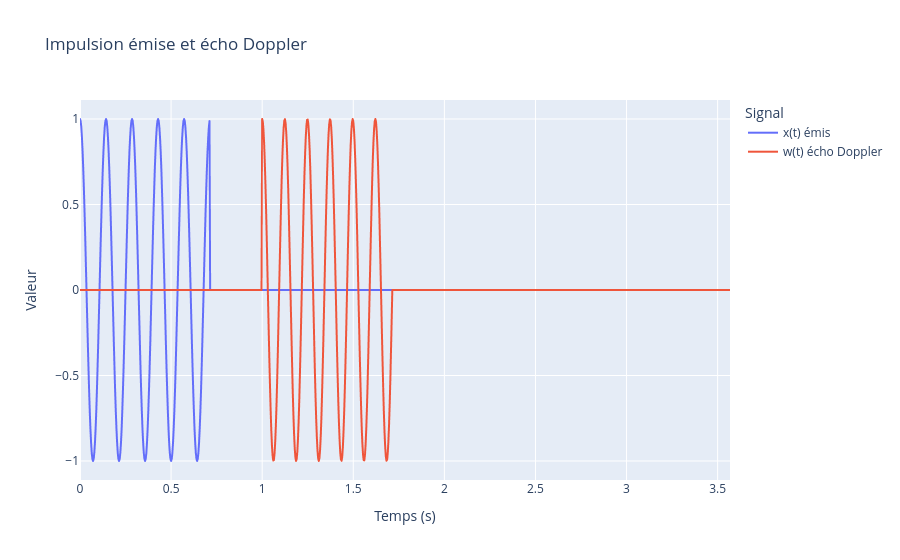

The notebook cell saved with this chart:
### Markdown cell above
2.2

### Code cell
dnu = 0.15*nu0          # décalage Doppler Δν
T = 5*T0
D = 5*T

t = np.linspace(0, D, 1000, endpoint=False)
porte = lambda u: ((u >= 0) & (u < T)).astype(float)

x = A*np.cos(2*np.pi*nu0*t) * porte(t)                          # émis
y = A*np.cos(2*np.pi*nu0*(t - tau0)) * porte(t - tau0)          # écho sans Doppler
w = A*np.cos(2*np.pi*(nu0 + dnu)*(t - tau0)) * porte(t - tau0)  # écho Doppler

df = pd.DataFrame({
    "Temps (s)": np.concatenate([t, t]),
    "Valeur": np.concatenate([x, w]),
    "Signal": ["x(t) émis"]*len(t) + ["w(t) écho Doppler"]*len(t)
})
px.line(df, x="Temps (s)", y="Valeur", color="Signal",
        title="Impulsion émise et écho Doppler").show()

### Figure 1 — Plotly figure (JSON) as saved in the notebook; plotly's stock layout.template omitted (floating-point values rounded to 4 significant figures; data arrays with more than 128 entries replaced by an {"elided": "..."} marker saying what was removed)
{"data": [{"hovertemplate": "Signal=x(t) émis<br>Temps (s)=%{x}<br>Valeur=%{y}<extra></extra>", "legendgroup": "x(t) émis", "line": {"color": "#636efa", "dash": "solid"}, "marker": {"symbol": "circle"}, "mode": "lines", "name": "x(t) émis", "showlegend": true, "type": "scattergl", "x": {"elided": "1000 float values"}, "xaxis": "x", "y": {"elided": "1000 float values"}, "yaxis": "y"}, {"hovertemplate": "Signal=w(t) écho Doppler<br>Temps (s)=%{x}<br>Valeur=%{y}<extra></extra>", "legendgroup": "w(t) écho Doppler", "line": {"color": "#EF553B", "dash": "solid"}, "marker": {"symbol": "circle"}, "mode": "lines", "name": "w(t) écho Doppler", "showlegend": true, "type": "scattergl", "x": {"elided": "1000 float values"}, "xaxis": "x", "y": {"elided": "1000 float values"}, "yaxis": "y"}], "layout": {"legend": {"title": {"text": "Signal"}, "tracegroupgap": 0}, "title": {"text": "Impulsion émise et écho Doppler"}, "xaxis": {"anchor": "y", "domain": [0, 1], "title": {"text": "Temps (s)"}}, "yaxis": {"anchor": "x", "domain": [0, 1], "title": {"text": "Valeur"}}}}
